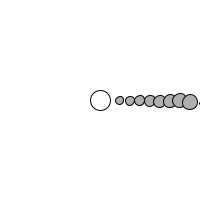
Frame 1 (no input)
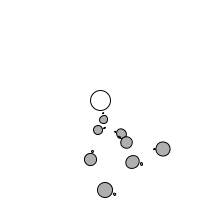
Frame 60 (the mouse pressed at the canvas centre just before this capture)
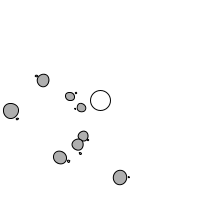
Frame 120 (the mouse held since frame 60 and released just before this capture)

The Processing sketch that drew these frames (run headless with seeded random() and noise(); from frame 60 on, the mouse is pressed at the canvas centre):

// Processing sketch: exercise_14_10
// ── exercise_14_10.pde
// An array of 8 planet objects
Planet[] planets = new Planet[8];

void setup() {
  size(200, 200);
  // The planet objects are initialized using the 
  // counter variable
  for (int i = 0; i < planets.length; i++) {
    planets[i] = new Planet(20 + i*10, i + 8);
  }
}

void draw() {
  background(255);
  // Drawing the Sun
  pushMatrix();
  translate(width/2, height/2);
  stroke(0);
  fill(255);
  ellipse(0, 0, 20, 20);
  // Drawing all Planets
  for (int i = 0; i < planets.length; i++) {
    planets[i].update();
    planets[i].display();
  }

  popMatrix();
}
// ── Moon.pde
class Moon {
  float theta; // Rotation around planet
  float diameter; // Size of moon
  float distance; // Distance from moon
  float orbitspeed; // Orbit speed

  Moon(float _distance, float _diameter) {
    distance = _distance;
    diameter = _diameter;
    theta = 0;
    orbitspeed = random(0.04, 0.1);
  }
  
  void update() {
    // Increment the angle to rotate
    theta += orbitspeed;
  }

  void display() {
    pushMatrix();
    // Rotate orbit
    rotate(theta);
    // Translate out distance
    translate(distance, 0);
    stroke(0);
    fill(175);
    ellipse(0, 0, diameter, diameter);
    popMatrix();
  }
}
// ── Planet.pde
class Planet {
  float theta; // Rotation around sun
  float diameter; // Size of planet
  float distance; // Distance from sun
  float orbitspeed; // Orbit speed
  
  Moon moon;

  Planet(float distance_, float diameter_) {
    distance = distance_;
    diameter = diameter_;
    theta = 0;
    orbitspeed = random(0.01, 0.03);
    
    float moonDiameter = diameter/10 + random(diameter/5);
    float moonDistance = diameter/2 + moonDiameter + random(moonDiameter);
    moon = new Moon(moonDistance,moonDiameter);
  }
  
  void update() {
    // Increment the angle to rotate
    theta += orbitspeed;
    
    moon.update();
  }

  void display() {
    pushMatrix();
    // Rotate orbit
    rotate(theta);
    // Translate out distance
    translate(distance, 0);
    stroke(0);
    fill(175);
    ellipse(0, 0, diameter, diameter);
    
    moon.display();
    popMatrix();
  }
}
